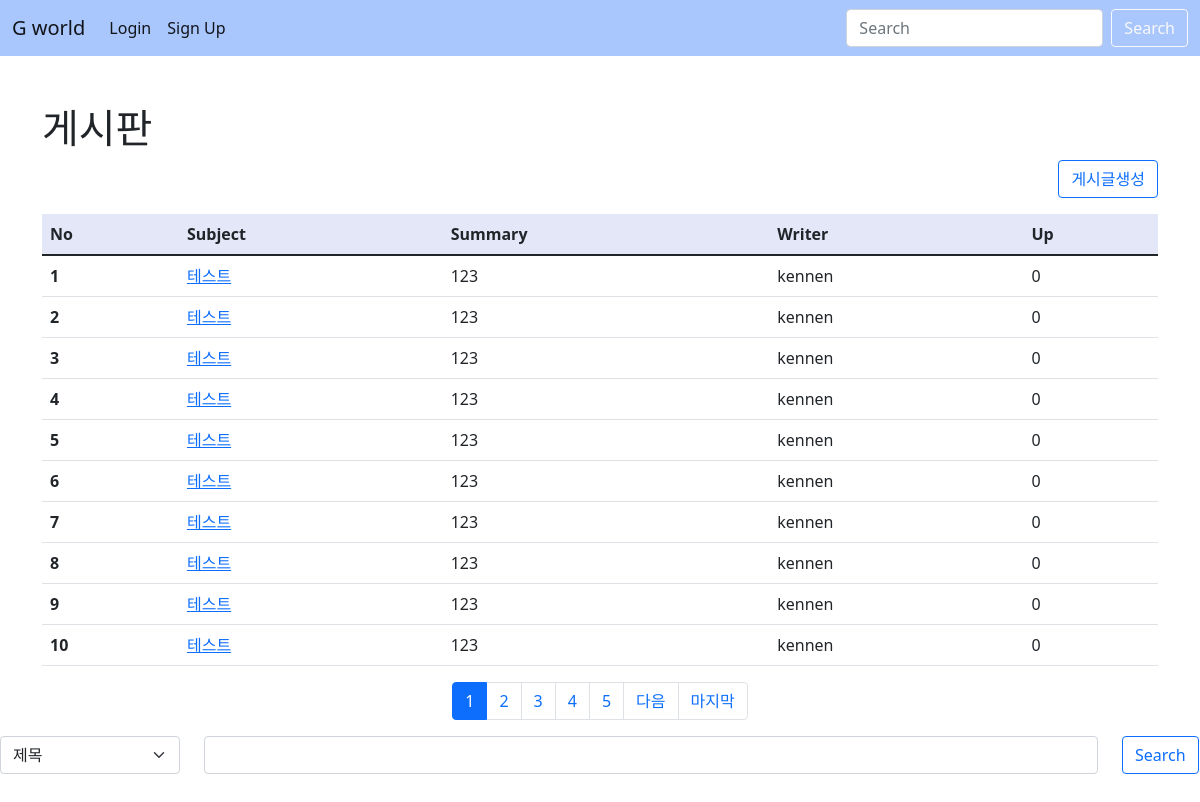
/board/, run on the app's committed database.
### board/models.py (models this page shows)
class Board(models.Model):
    subject = models.CharField(max_length=100)
    writer = models.CharField(max_length=50)
    content = models.TextField()
    ctime = models.DateTimeField()
    up = models.ManyToManyField(User, blank=True)
    def summary(self):
        if len(self.content) >= 40:
            return self.content[:30] + "..."
        return self.content

### board/views.py (the view)
# urls.py: path('', views.index, name="index"),
def index(request):
    page = request.GET.get('page', 1)
    cate = request.GET.get('cate', '')
    kw = request.GET.get('kw', '')
    if kw:
        if cate == "sub":
            b = Board.objects.filter(subject__startswith=kw)
        elif cate == "wri":
            b = Board.objects.filter(writer=kw)
        else:
            b = Board.objects.filter(content__contains=kw)
    else:
        b = Board.objects.all()
    b = b.order_by('-ctime')
    pag = Paginator(b, 10)
    obj = pag.get_page(page)
    context = {
        "blist" : obj,
        "cate" : cate,
        "kw" : kw
    }
    return render(request, "board/index.html", context)

### template/board/index.html (shortened to what this page needs)
{% extends 'base.html' %}
{% block content %}
{% load mathfilters %}
<div class="container mt-5">
    <h1>게시판</h1>
    <div class="text-end">
        <a href="{% url 'board:create' %}"><button class="btn btn-outline-primary">게시글생성</button></a>
    </div>
    <table class="table table-hover mt-3">
        <thead style="background-color: rgb(227, 231, 248);">
            <tr>
                <th scope="col">No</th>
                <th scope="col">Subject</th>
                <th scope="col">Summary</th>
                <th scope="col">Writer</th>
                <th scope="col">Up</th>
            </tr>
            </thead>
            <tbody>
            {% for i in blist %}
            <tr>
                <th scope="row">{{ blist.start_index|add:forloop.counter0 }}</th>
                <td><a href="{% url 'board:detail' i.id %}">{{ i.subject }}</a></td>
                <td>{{ i.summary }}</td>
                <td>{{ i.writer }}</td>
                <td>{{ i.up.all.count }}</td>
            </tr>
            {% endfor %}
        </tbody>
    </table>
        <nav aria-label="Page navigation example">
            <ul class="pagination justify-content-center">
                {% for i in blist.paginator.page_range %}
                    {% if blist.number|sub:1|intdiv:5|add:1|mul:5 >= i and i >= blist.number|sub:1|intdiv:5|mul:5|add:1 %}
                        <li class="page-item {% if blist.number == i %}active{% endif %}"><a class="page-link" href="{% url 'board:index' %}?page={{i}}&cate={{cate}}&kw={{kw}}">{{ i }}</a></li>
                    {% endif %}
                {% endfor %}
                {% if blist.has_next %}
                    <li class="page-item">
                        <a class="page-link" href="{% url 'board:index' %}?page={{blist.next_page_number}}&cate={{cate}}&kw={{kw}}">다음</a>
                    </li>
                    <li class="page-item">
                        <a class="page-link" href="{% url 'board:index' %}?page={{blist.paginator.num_pages}}&cate={{cate}}&kw={{kw}}">마지막</a>
                    </li>
                {% endif %}
            </ul>
        </nav>
</div>
<form>
    <div class="row mb-5">
        <div class="col-lg-2">
            <select class="form-select" name="cate" aria-label="Default select example">
                <option value="sub" {% if cate == 'sub' %}selected{% endif %}>제목</option>
            </select>
        </div>
        <div class="col-lg-9">
            <input type="text" name="kw" class="form-control" value="{{kw}}">
        </div>
        <div class="col-lg-1">
            <button class="btn btn-outline-primary">Search</button>
        </div>
    </div>
</form>
{% endblock%}

### template/base.html (shortened to what this page needs)
<!doctype html>
<html lang="en">
    <head>
        <link href="https://cdn.jsdelivr.net/npm/bootstrap@5.1.3/dist/css/bootstrap.min.css" rel="stylesheet">
    </head>
    <body>
        {% if user.is_authenticated %}
        <nav class="navbar navbar-expand-lg navbar-light" style="background-color: rgba(130, 173, 252, 0.685);">
            <div class="container-fluid">
                <a class="navbar-brand" href="#">G world</a>
                <button class="navbar-toggler" type="button" data-bs-toggle="collapse" data-bs-target="#navbarSupportedContent" aria-controls="navbarSupportedContent" aria-expanded="false" aria-label="Toggle navigation">
                    <span class="navbar-toggler-icon"></span>
                </button>
                <div class="collapse navbar-collapse" id="navbarSupportedContent">
                    <ul class="navbar-nav me-auto mb-2 mb-lg-0">
                        <li class="nav-item">
                            <a class="nav-link active" aria-current="page" href="{% url 'board:index' %}">Board</a>
                        </li>
                        <li class="nav-item">
                            <a class="nav-link active" aria-current="page" href="#">Bookmark</a>
                        </li>
                        <li class="nav-item">
                            <a class="nav-link active" aria-current="page" href="{% url 'trans:index' %}">Trans</a>
                        </li>
                        <li class="nav-item dropdown">
                            <a class="nav-link dropdown-toggle" href="#" id="navbarDropdown" role="button" data-bs-toggle="dropdown" aria-expanded="false">
                            {{ user.username }} 님
                            </a>
                            <ul class="dropdown-menu" aria-labelledby="navbarDropdown">
                                <li><a class="dropdown-item" href="{% url 'acc:userinfo' %}">User Profile</a></li>
                                <li><hr class="dropdown-divider"></li>
                                <li><a class="dropdown-item" href="{% url 'acc:userlogout' %}">Logout</a></li>
                            </ul>
                        </li>
                    </ul>
                    <form class="d-flex">
                        <input class="form-control me-2" type="search" placeholder="Search" aria-label="Search">
                        <button class="btn btn-outline-light" type="submit">Search</button>
                    </form>
                </div>
            </div>
        </nav>
        {% else %}
        <nav class="navbar navbar-expand-lg navbar-light" style="background-color: rgba(130, 173, 252, 0.685);">
            <div class="container-fluid">
                <a class="navbar-brand" href="#">G world</a>
                <div class="collapse navbar-collapse" id="navbarSupportedContent">
                    <ul class="navbar-nav me-auto mb-2 mb-lg-0">
                        <li class="nav-item">
                            <a class="nav-link active" aria-current="page" href="{% url 'acc:index' %}">Login</a>
                        </li>
                        <li class="nav-item">
                            <a class="nav-link active" aria-current="page" href="{% url 'acc:signup' %}">Sign Up</a>
                        </li>
                    </ul>
                    <form class="d-flex">
                        <input class="form-control me-2" type="search" placeholder="Search" aria-label="Search">
                        <button class="btn btn-outline-light" type="submit">Search</button>
                    </form>
                </div>
            </div>
        </nav>
        {% endif %}
        {% block content %}
        {% endblock %}
    </body>
</html>

### data on the page
Board: start_index|add "1", subject "테스트", summary "123", writer "kennen", up.all.count "0"
Board: start_index|add "2", subject "테스트", summary "123", writer "kennen", up.all.count "0"
Board: start_index|add "3", subject "테스트", summary "123", writer "kennen", up.all.count "0"
Board: start_index|add "4", subject "테스트", summary "123", writer "kennen", up.all.count "0"
Board: start_index|add "5", subject "테스트", summary "123", writer "kennen", up.all.count "0"
Board: start_index|add "6", subject "테스트", summary "123", writer "kennen", up.all.count "0"
Board: start_index|add "7", subject "테스트", summary "123", writer "kennen", up.all.count "0"
Board: start_index|add "8", subject "테스트", summary "123", writer "kennen", up.all.count "0"
Board: start_index|add "9", subject "테스트", summary "123", writer "kennen", up.all.count "0"
Board: start_index|add "10", subject "테스트", summary "123", writer "kennen", up.all.count "0"

### other printed values
{{ i }} "1" "2" "3" "4" "5"
